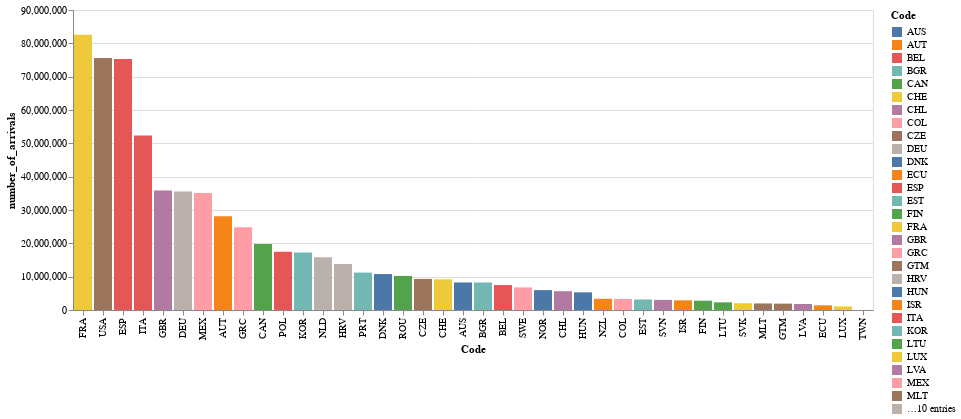

The notebook cell saved with this chart:
### Markdown cell above
* We can see that data from January 2021 tends to lack in terms of deaths, which is affecting the represented variable accumulated,therefore we won´t be able to include data from January in our Modelling stage
* We can see the different "waves" through time March-April and November-December

### Code cell
num_of_arrivals=df[['Code','number_of_arrivals']]
num_of_arrivals=num_of_arrivals.groupby(by=[num_of_arrivals['Code']]).mean().reset_index().sort_values('number_of_arrivals')

num_of_arrivals_plot = alt.Chart(num_of_arrivals).mark_bar().encode(color='Code',
    x=alt.X('Code',
            sort=alt.Sort(field='number_of_arrivals',
                         order='descending')
    ),
    y='number_of_arrivals',
    tooltip='Code'
).properties(
    width=800
)
num_of_arrivals_plot

### Figure 1 — Vega-Lite specification as saved in the notebook (floating-point values rounded to 4 significant figures)
{"config": {"view": {"continuousWidth": 400, "continuousHeight": 300}}, "data": {"name": "data-a7f74c32b47c7b725458380990d44a97"}, "mark": "bar", "encoding": {"color": {"type": "nominal", "field": "Code"}, "tooltip": {"type": "nominal", "field": "Code"}, "x": {"type": "nominal", "field": "Code", "sort": {"field": "number_of_arrivals", "order": "descending"}}, "y": {"type": "quantitative", "field": "number_of_arrivals"}}, "width": 800, "$schema": "https://vega.github.io/schema/vega-lite/v4.8.1.json", "datasets": {"data-a7f74c32b47c7b725458380990d44a97": [{"Code": "LUX", "number_of_arrivals": 1054000.0}, {"Code": "ECU", "number_of_arrivals": 1418000.0}, {"Code": "LVA", "number_of_arrivals": 1793000.0}, {"Code": "GTM", "number_of_arrivals": 1906000.0}, {"Code": "MLT", "number_of_arrivals": 1966000.0}, {"Code": "SVK", "number_of_arrivals": 2027000.0}, {"Code": "LTU", "number_of_arrivals": 2296000.0}, {"Code": "FIN", "number_of_arrivals": 2789000.0}, {"Code": "ISR", "number_of_arrivals": 2900000.0}, {"Code": "SVN", "number_of_arrivals": 3032000.0}, {"Code": "EST", "number_of_arrivals": 3147000.0}, {"Code": "COL", "number_of_arrivals": 3317000.0}, {"Code": "NZL", "number_of_arrivals": 3370000.0}, {"Code": "HUN", "number_of_arrivals": 5302000.0}, {"Code": "CHL", "number_of_arrivals": 5641000.0}, {"Code": "NOR", "number_of_arrivals": 5960000.0}, {"Code": "SWE", "number_of_arrivals": 6782000.0}, {"Code": "BEL", "number_of_arrivals": 7481000.0}, {"Code": "BGR", "number_of_arrivals": 8252000.0}, {"Code": "AUS", "number_of_arrivals": 8263000.0}, {"Code": "CHE", "number_of_arrivals": 9205000.0}, {"Code": "CZE", "number_of_arrivals": 9321000.0}, {"Code": "ROU", "number_of_arrivals": 10220000.0}, {"Code": "DNK", "number_of_arrivals": 10780000.0}, {"Code": "PRT", "number_of_arrivals": 11220000.0}, {"Code": "HRV", "number_of_arrivals": 13810000.0}, {"Code": "NLD", "number_of_arrivals": 15830000.0}, {"Code": "KOR", "number_of_arrivals": 17240000.0}, {"Code": "POL", "number_of_arrivals": 17470000.0}, {"Code": "CAN", "number_of_arrivals": 19820000.0}, {"Code": "GRC", "number_of_arrivals": 24800000.0}, {"Code": "AUT", "number_of_arrivals": 28120000.0}, {"Code": "MEX", "number_of_arrivals": 35080000.0}, {"Code": "DEU", "number_of_arrivals": 35560000.0}, {"Code": "GBR", "number_of_arrivals": 35810000.0}, {"Code": "ITA", "number_of_arrivals": 52370000.0}, {"Code": "ESP", "number_of_arrivals": 75320000.0}, {"Code": "USA", "number_of_arrivals": 75610000.0}, {"Code": "FRA", "number_of_arrivals": 82570000.0}, {"Code": "TWN", "number_of_arrivals": null}]}}
